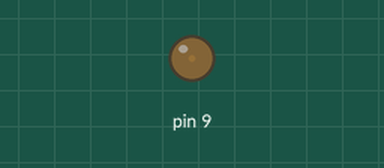
The sketch below on a simulated Arduino Uno, built with avr-gcc and run on an emulated ATmega328P. On the bench: output pins drawn as LEDs (lit = HIGH).

Above: at 0.05 s.
At 0.85 s:
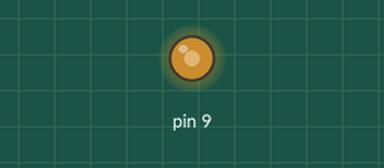
At 2.8 s:
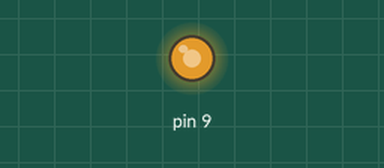
At 5.55 s:
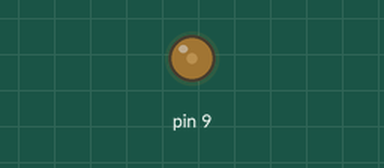
Timing chart, 0 to 8.6 s (numbered marks = the images above):
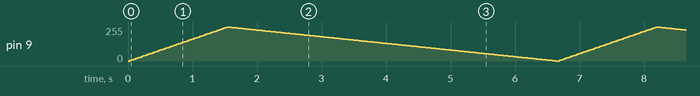

The sketch:

potentiometer_analogwrite.ino
```cpp
const int button=9;
void setup() {
  // put your setup code here, to run once:
pinMode(9,OUTPUT);
}

void loop() {
  // put your main code here, to run repeatedly:
int i;
for(i=0;i<255;i=i+5)
{
  analogWrite(9,i);
  delay(30);
}
for(i=255;i>=0;i--)
{
  analogWrite(9,i);
  delay(20);
}
}
```
